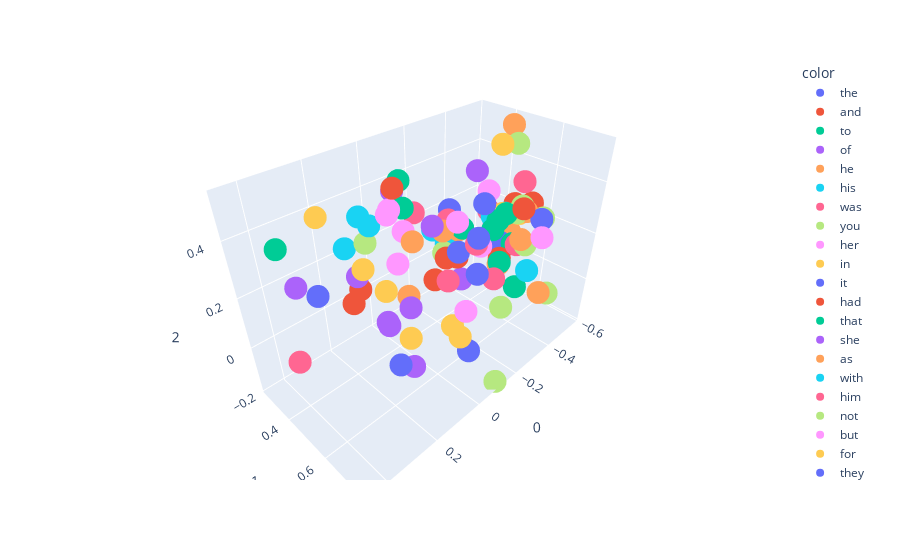

The code cell stored with this chart in its notebook:
### Code cell
import plotly.express as px
fig = px.scatter_3d(X[:100] , x = 0  , y = 1 , z = 2 , color=y[:100])
fig.show()

### Figure 1 — Plotly figure (JSON) as saved in the notebook; plotly's stock layout.template omitted (floating-point values rounded to 4 significant figures)
{"data": [{"hovertemplate": "color=the<br>0=%{x}<br>1=%{y}<br>2=%{z}<extra></extra>", "legendgroup": "the", "marker": {"color": "#636efa", "symbol": "circle"}, "mode": "markers", "name": "the", "scene": "scene", "showlegend": true, "type": "scatter3d", "x": [0.1678], "y": [0.5984], "z": [-0.0413]}, {"hovertemplate": "color=and<br>0=%{x}<br>1=%{y}<br>2=%{z}<extra></extra>", "legendgroup": "and", "marker": {"color": "#EF553B", "symbol": "circle"}, "mode": "markers", "name": "and", "scene": "scene", "showlegend": true, "type": "scatter3d", "x": [0.149], "y": [0.3462], "z": [0.05365]}, {"hovertemplate": "color=to<br>0=%{x}<br>1=%{y}<br>2=%{z}<extra></extra>", "legendgroup": "to", "marker": {"color": "#00cc96", "symbol": "circle"}, "mode": "markers", "name": "to", "scene": "scene", "showlegend": true, "type": "scatter3d", "x": [-0.2793], "y": [0.5795], "z": [0.2615]}, {"hovertemplate": "color=of<br>0=%{x}<br>1=%{y}<br>2=%{z}<extra></extra>", "legendgroup": "of", "marker": {"color": "#ab63fa", "symbol": "circle"}, "mode": "markers", "name": "of", "scene": "scene", "showlegend": true, "type": "scatter3d", "x": [0.02672], "y": [0.3773], "z": [-0.1023]}, {"hovertemplate": "color=he<br>0=%{x}<br>1=%{y}<br>2=%{z}<extra></extra>", "legendgroup": "he", "marker": {"color": "#FFA15A", "symbol": "circle"}, "mode": "markers", "name": "he", "scene": "scene", "showlegend": true, "type": "scatter3d", "x": [-0.09501], "y": [0.5229], "z": [0.3103]}, {"hovertemplate": "color=his<br>0=%{x}<br>1=%{y}<br>2=%{z}<extra></extra>", "legendgroup": "his", "marker": {"color": "#19d3f3", "symbol": "circle"}, "mode": "markers", "name": "his", "scene": "scene", "showlegend": true, "type": "scatter3d", "x": [0.05793], "y": [0.287], "z": [0.3282]}, {"hovertemplate": "color=was<br>0=%{x}<br>1=%{y}<br>2=%{z}<extra></extra>", "legendgroup": "was", "marker": {"color": "#FF6692", "symbol": "circle"}, "mode": "markers", "name": "was", "scene": "scene", "showlegend": true, "type": "scatter3d", "x": [-0.09265], "y": [0.3894], "z": [0.3244]}, {"hovertemplate": "color=you<br>0=%{x}<br>1=%{y}<br>2=%{z}<extra></extra>", "legendgroup": "you", "marker": {"color": "#B6E880", "symbol": "circle"}, "mode": "markers", "name": "you", "scene": "scene", "showlegend": true, "type": "scatter3d", "x": [-0.5481], "y": [0.6043], "z": [0.2094]}, {"hovertemplate": "color=her<br>0=%{x}<br>1=%{y}<br>2=%{z}<extra></extra>", "legendgroup": "her", "marker": {"color": "#FF97FF", "symbol": "circle"}, "mode": "markers", "name": "her", "scene": "scene", "showlegend": true, "type": "scatter3d", "x": [0.001557], "y": [0.3776], "z": [0.3667]}, {"hovertemplate": "color=in<br>0=%{x}<br>1=%{y}<br>2=%{z}<extra></extra>", "legendgroup": "in", "marker": {"color": "#FECB52", "symbol": "circle"}, "mode": "markers", "name": "in", "scene": "scene", "showlegend": true, "type": "scatter3d", "x": [0.07582], "y": [0.432], "z": [0.1124]}, {"hovertemplate": "color=it<br>0=%{x}<br>1=%{y}<br>2=%{z}<extra></extra>", "legendgroup": "it", "marker": {"color": "#636efa", "symbol": "circle"}, "mode": "markers", "name": "it", "scene": "scene", "showlegend": true, "type": "scatter3d", "x": [-0.07396], "y": [0.6107], "z": [0.2805]}, {"hovertemplate": "color=had<br>0=%{x}<br>1=%{y}<br>2=%{z}<extra></extra>", "legendgroup": "had", "marker": {"color": "#EF553B", "symbol": "circle"}, "mode": "markers", "name": "had", "scene": "scene", "showlegend": true, "type": "scatter3d", "x": [-0.1251], "y": [0.5118], "z": [0.1878]}, {"hovertemplate": "color=that<br>0=%{x}<br>1=%{y}<br>2=%{z}<extra></extra>", "legendgroup": "that", "marker": {"color": "#00cc96", "symbol": "circle"}, "mode": "markers", "name": "that", "scene": "scene", "showlegend": true, "type": "scatter3d", "x": [-0.3142], "y": [0.5923], "z": [0.1179]}, {"hovertemplate": "color=she<br>0=%{x}<br>1=%{y}<br>2=%{z}<extra></extra>", "legendgroup": "she", "marker": {"color": "#ab63fa", "symbol": "circle"}, "mode": "markers", "name": "she", "scene": "scene", "showlegend": true, "type": "scatter3d", "x": [-0.07666], "y": [0.494], "z": [0.3235]}, {"hovertemplate": "color=as<br>0=%{x}<br>1=%{y}<br>2=%{z}<extra></extra>", "legendgroup": "as", "marker": {"color": "#FFA15A", "symbol": "circle"}, "mode": "markers", "name": "as", "scene": "scene", "showlegend": true, "type": "scatter3d", "x": [-0.02363], "y": [0.4567], "z": [0.2721]}, {"hovertemplate": "color=with<br>0=%{x}<br>1=%{y}<br>2=%{z}<extra></extra>", "legendgroup": "with", "marker": {"color": "#19d3f3", "symbol": "circle"}, "mode": "markers", "name": "with", "scene": "scene", "showlegend": true, "type": "scatter3d", "x": [0.1134], "y": [0.2724], "z": [0.2241]}, {"hovertemplate": "color=him<br>0=%{x}<br>1=%{y}<br>2=%{z}<extra></extra>", "legendgroup": "him", "marker": {"color": "#FF6692", "symbol": "circle"}, "mode": "markers", "name": "him", "scene": "scene", "showlegend": true, "type": "scatter3d", "x": [-0.1215], "y": [0.5204], "z": [0.3385]}, {"hovertemplate": "color=not<br>0=%{x}<br>1=%{y}<br>2=%{z}<extra></extra>", "legendgroup": "not", "marker": {"color": "#B6E880", "symbol": "circle"}, "mode": "markers", "name": "not", "scene": "scene", "showlegend": true, "type": "scatter3d", "x": [-0.4429], "y": [0.557], "z": [0.2535]}, {"hovertemplate": "color=but<br>0=%{x}<br>1=%{y}<br>2=%{z}<extra></extra>", "legendgroup": "but", "marker": {"color": "#FF97FF", "symbol": "circle"}, "mode": "markers", "name": "but", "scene": "scene", "showlegend": true, "type": "scatter3d", "x": [-0.2156], "y": [0.5831], "z": [0.226]}, {"hovertemplate": "color=for<br>0=%{x}<br>1=%{y}<br>2=%{z}<extra></extra>", "legendgroup": "for", "marker": {"color": "#FECB52", "symbol": "circle"}, "mode": "markers", "name": "for", "scene": "scene", "showlegend": true, "type": "scatter3d", "x": [-0.4262], "y": [0.5069], "z": [0.2382]}, {"hovertemplate": "color=they<br>0=%{x}<br>1=%{y}<br>2=%{z}<extra></extra>", "legendgroup": "they", "marker": {"color": "#636efa", "symbol": "circle"}, "mode": "markers", "name": "they", "scene": "scene", "showlegend": true, "type": "scatter3d", "x": [-0.02461], "y": [0.7131], "z": [-0.03278]}, {"hovertemplate": "color=is<br>0=%{x}<br>1=%{y}<br>2=%{z}<extra></extra>", "legendgroup": "is", "marker": {"color": "#EF553B", "symbol": "circle"}, "mode": "markers", "name": "is", "scene": "scene", "showlegend": true, "type": "scatter3d", "x": [-0.5701], "y": [0.4562], "z": [0.2058]}, {"hovertemplate": "color=at<br>0=%{x}<br>1=%{y}<br>2=%{z}<extra></extra>", "legendgroup": "at", "marker": {"color": "#00cc96", "symbol": "circle"}, "mode": "markers", "name": "at", "scene": "scene", "showlegend": true, "type": "scatter3d", "x": [-0.03939], "y": [0.3962], "z": [0.3648]}, {"hovertemplate": "color=on<br>0=%{x}<br>1=%{y}<br>2=%{z}<extra></extra>", "legendgroup": "on", "marker": {"color": "#ab63fa", "symbol": "circle"}, "mode": "markers", "name": "on", "scene": "scene", "showlegend": true, "type": "scatter3d", "x": [0.2088], "y": [0.4698], "z": [0.2602]}, {"hovertemplate": "color=said<br>0=%{x}<br>1=%{y}<br>2=%{z}<extra></extra>", "legendgroup": "said", "marker": {"color": "#FFA15A", "symbol": "circle"}, "mode": "markers", "name": "said", "scene": "scene", "showlegend": true, "type": "scatter3d", "x": [-0.5339], "y": [0.4443], "z": [0.5255]}, {"hovertemplate": "color=my<br>0=%{x}<br>1=%{y}<br>2=%{z}<extra></extra>", "legendgroup": "my", "marker": {"color": "#19d3f3", "symbol": "circle"}, "mode": "markers", "name": "my", "scene": "scene", "showlegend": true, "type": "scatter3d", "x": [-0.4696], "y": [0.4844], "z": [0.2136]}, {"hovertemplate": "color=have<br>0=%{x}<br>1=%{y}<br>2=%{z}<extra></extra>", "legendgroup": "have", "marker": {"color": "#FF6692", "symbol": "circle"}, "mode": "markers", "name": "have", "scene": "scene", "showlegend": true, "type": "scatter3d", "x": [-0.3872], "y": [0.6064], "z": [0.1654]}, {"hovertemplate": "color=be<br>0=%{x}<br>1=%{y}<br>2=%{z}<extra></extra>", "legendgroup": "be", "marker": {"color": "#B6E880", "symbol": "circle"}, "mode": "markers", "name": "be", "scene": "scene", "showlegend": true, "type": "scatter3d", "x": [-0.3961], "y": [0.6367], "z": [0.1744]}, {"hovertemplate": "color=lord<br>0=%{x}<br>1=%{y}<br>2=%{z}<extra></extra>", "legendgroup": "lord", "marker": {"color": "#FF97FF", "symbol": "circle"}, "mode": "markers", "name": "lord", "scene": "scene", "showlegend": true, "type": "scatter3d", "x": [-0.4841], "y": [0.4267], "z": [0.1307]}, {"hovertemplate": "color=them<br>0=%{x}<br>1=%{y}<br>2=%{z}<extra></extra>", "legendgroup": "them", "marker": {"color": "#FECB52", "symbol": "circle"}, "mode": "markers", "name": "them", "scene": "scene", "showlegend": true, "type": "scatter3d", "x": [-0.0002982], "y": [0.696], "z": [0.03271]}, {"hovertemplate": "color=no<br>0=%{x}<br>1=%{y}<br>2=%{z}<extra></extra>", "legendgroup": "no", "marker": {"color": "#636efa", "symbol": "circle"}, "mode": "markers", "name": "no", "scene": "scene", "showlegend": true, "type": "scatter3d", "x": [-0.3942], "y": [0.5283], "z": [0.1386]}, {"hovertemplate": "color=from<br>0=%{x}<br>1=%{y}<br>2=%{z}<extra></extra>", "legendgroup": "from", "marker": {"color": "#EF553B", "symbol": "circle"}, "mode": "markers", "name": "from", "scene": "scene", "showlegend": true, "type": "scatter3d", "x": [0.1903], "y": [0.453], "z": [0.1932]}, {"hovertemplate": "color=would<br>0=%{x}<br>1=%{y}<br>2=%{z}<extra></extra>", "legendgroup": "would", "marker": {"color": "#00cc96", "symbol": "circle"}, "mode": "markers", "name": "would", "scene": "scene", "showlegend": true, "type": "scatter3d", "x": [-0.3932], "y": [0.5461], "z": [0.265]}, {"hovertemplate": "color=were<br>0=%{x}<br>1=%{y}<br>2=%{z}<extra></extra>", "legendgroup": "were", "marker": {"color": "#ab63fa", "symbol": "circle"}, "mode": "markers", "name": "were", "scene": "scene", "showlegend": true, "type": "scatter3d", "x": [0.02723], "y": [0.4976], "z": [0.05264]}, {"hovertemplate": "color=me<br>0=%{x}<br>1=%{y}<br>2=%{z}<extra></extra>", "legendgroup": "me", "marker": {"color": "#FFA15A", "symbol": "circle"}, "mode": "markers", "name": "me", "scene": "scene", "showlegend": true, "type": "scatter3d", "x": [-0.4922], "y": [0.5651], "z": [0.2429]}, {"hovertemplate": "color=your<br>0=%{x}<br>1=%{y}<br>2=%{z}<extra></extra>", "legendgroup": "your", "marker": {"color": "#19d3f3", "symbol": "circle"}, "mode": "markers", "name": "your", "scene": "scene", "showlegend": true, "type": "scatter3d", "x": [-0.4428], "y": [0.4726], "z": [0.2077]}, {"hovertemplate": "color=one<br>0=%{x}<br>1=%{y}<br>2=%{z}<extra></extra>", "legendgroup": "one", "marker": {"color": "#FF6692", "symbol": "circle"}, "mode": "markers", "name": "one", "scene": "scene", "showlegend": true, "type": "scatter3d", "x": [-0.05404], "y": [0.5888], "z": [0.1695]}, {"hovertemplate": "color=all<br>0=%{x}<br>1=%{y}<br>2=%{z}<extra></extra>", "legendgroup": "all", "marker": {"color": "#B6E880", "symbol": "circle"}, "mode": "markers", "name": "all", "scene": "scene", "showlegend": true, "type": "scatter3d", "x": [-0.2116], "y": [0.6904], "z": [0.02836]}, {"hovertemplate": "color=when<br>0=%{x}<br>1=%{y}<br>2=%{z}<extra></extra>", "legendgroup": "when", "marker": {"color": "#FF97FF", "symbol": "circle"}, "mode": "markers", "name": "when", "scene": "scene", "showlegend": true, "type": "scatter3d", "x": [-0.1248], "y": [0.5578], "z": [0.3444]}, {"hovertemplate": "color=will<br>0=%{x}<br>1=%{y}<br>2=%{z}<extra></extra>", "legendgroup": "will", "marker": {"color": "#FECB52", "symbol": "circle"}, "mode": "markers", "name": "will", "scene": "scene", "showlegend": true, "type": "scatter3d", "x": [-0.4955], "y": [0.5318], "z": [0.2204]}, {"hovertemplate": "color=ser<br>0=%{x}<br>1=%{y}<br>2=%{z}<extra></extra>", "legendgroup": "ser", "marker": {"color": "#636efa", "symbol": "circle"}, "mode": "markers", "name": "ser", "scene": "scene", "showlegend": true, "type": "scatter3d", "x": [-0.3856], "y": [0.2793], "z": [0.1815]}, {"hovertemplate": "color=if<br>0=%{x}<br>1=%{y}<br>2=%{z}<extra></extra>", "legendgroup": "if", "marker": {"color": "#EF553B", "symbol": "circle"}, "mode": "markers", "name": "if", "scene": "scene", "showlegend": true, "type": "scatter3d", "x": [-0.3947], "y": [0.6164], "z": [0.3107]}, {"hovertemplate": "color=so<br>0=%{x}<br>1=%{y}<br>2=%{z}<extra></extra>", "legendgroup": "so", "marker": {"color": "#00cc96", "symbol": "circle"}, "mode": "markers", "name": "so", "scene": "scene", "showlegend": true, "type": "scatter3d", "x": [-0.1708], "y": [0.5395], "z": [0.2959]}, {"hovertemplate": "color=their<br>0=%{x}<br>1=%{y}<br>2=%{z}<extra></extra>", "legendgroup": "their", "marker": {"color": "#ab63fa", "symbol": "circle"}, "mode": "markers", "name": "their", "scene": "scene", "showlegend": true, "type": "scatter3d", "x": [0.06993], "y": [0.5537], "z": [-0.1525]}, {"hovertemplate": "color=we<br>0=%{x}<br>1=%{y}<br>2=%{z}<extra></extra>", "legendgroup": "we", "marker": {"color": "#FFA15A", "symbol": "circle"}, "mode": "markers", "name": "we", "scene": "scene", "showlegend": true, "type": "scatter3d", "x": [-0.3586], "y": [0.7396], "z": [0.03862]}, {"hovertemplate": "color=could<br>0=%{x}<br>1=%{y}<br>2=%{z}<extra></extra>", "legendgroup": "could", "marker": {"color": "#19d3f3", "symbol": "circle"}, "mode": "markers", "name": "could", "scene": "scene", "showlegend": true, "type": "scatter3d", "x": [-0.09667], "y": [0.476], "z": [0.2934]}, {"hovertemplate": "color=are<br>0=%{x}<br>1=%{y}<br>2=%{z}<extra></extra>", "legendgroup": "are", "marker": {"color": "#FF6692", "symbol": "circle"}, "mode": "markers", "name": "are", "scene": "scene", "showlegend": true, "type": "scatter3d", "x": [-0.4212], "y": [0.5142], "z": [0.03468]}, {"hovertemplate": "color=man<br>0=%{x}<br>1=%{y}<br>2=%{z}<extra></extra>", "legendgroup": "man", "marker": {"color": "#B6E880", "symbol": "circle"}, "mode": "markers", "name": "man", "scene": "scene", "showlegend": true, "type": "scatter3d", "x": [-0.1295], "y": [0.4958], "z": [0.1991]}, {"hovertemplate": "color=there<br>0=%{x}<br>1=%{y}<br>2=%{z}<extra></extra>", "legendgroup": "there", "marker": {"color": "#FF97FF", "symbol": "circle"}, "mode": "markers", "name": "there", "scene": "scene", "showlegend": true, "type": "scatter3d", "x": [-0.09209], "y": [0.637], "z": [0.04904]}, {"hovertemplate": "color=this<br>0=%{x}<br>1=%{y}<br>2=%{z}<extra></extra>", "legendgroup": "this", "marker": {"color": "#FECB52", "symbol": "circle"}, "mode": "markers", "name": "this", "scene": "scene", "showlegend": true, "type": "scatter3d", "x": [-0.4367], "y": [0.5954], "z": [0.1516]}, {"hovertemplate": "color=up<br>0=%{x}<br>1=%{y}<br>2=%{z}<extra></extra>", "legendgroup": "up", "marker": {"color": "#636efa", "symbol": "circle"}, "mode": "markers", "name": "up", "scene": "scene", "showlegend": true, "type": "scatter3d", "x": [0.3965], "y": [0.5603], "z": [0.3416]}, {"hovertemplate": "color=been<br>0=%{x}<br>1=%{y}<br>2=%{z}<extra></extra>", "legendgroup": "been", "marker": {"color": "#EF553B", "symbol": "circle"}, "mode": "markers", "name": "been", "scene": "scene", "showlegend": true, "type": "scatter3d", "x": [-0.174], "y": [0.5163], "z": [0.1705]}, {"hovertemplate": "color=what<br>0=%{x}<br>1=%{y}<br>2=%{z}<extra></extra>", "legendgroup": "what", "marker": {"color": "#00cc96", "symbol": "circle"}, "mode": "markers", "name": "what", "scene": "scene", "showlegend": true, "type": "scatter3d", "x": [-0.391], "y": [0.5859], "z": [0.1594]}, {"hovertemplate": "color=did<br>0=%{x}<br>1=%{y}<br>2=%{z}<extra></extra>", "legendgroup": "did", "marker": {"color": "#ab63fa", "symbol": "circle"}, "mode": "markers", "name": "did", "scene": "scene", "showlegend": true, "type": "scatter3d", "x": [-0.3553], "y": [0.4354], "z": [0.4051]}, {"hovertemplate": "color=by<br>0=%{x}<br>1=%{y}<br>2=%{z}<extra></extra>", "legendgroup": "by", "marker": {"color": "#FFA15A", "symbol": "circle"}, "mode": "markers", "name": "by", "scene": "scene", "showlegend": true, "type": "scatter3d", "x": [-0.01231], "y": [0.4444], "z": [0.05012]}, {"hovertemplate": "color=king<br>0=%{x}<br>1=%{y}<br>2=%{z}<extra></extra>", "legendgroup": "king", "marker": {"color": "#19d3f3", "symbol": "circle"}, "mode": "markers", "name": "king", "scene": "scene", "showlegend": true, "type": "scatter3d", "x": [-0.3796], "y": [0.6678], "z": [0.0868]}, {"hovertemplate": "color=do<br>0=%{x}<br>1=%{y}<br>2=%{z}<extra></extra>", "legendgroup": "do", "marker": {"color": "#FF6692", "symbol": "circle"}, "mode": "markers", "name": "do", "scene": "scene", "showlegend": true, "type": "scatter3d", "x": [-0.5502], "y": [0.504], "z": [0.3215]}, {"hovertemplate": "color=men<br>0=%{x}<br>1=%{y}<br>2=%{z}<extra></extra>", "legendgroup": "men", "marker": {"color": "#B6E880", "symbol": "circle"}, "mode": "markers", "name": "men", "scene": "scene", "showlegend": true, "type": "scatter3d", "x": [-0.09964], "y": [0.7764], "z": [-0.1863]}, {"hovertemplate": "color=back<br>0=%{x}<br>1=%{y}<br>2=%{z}<extra></extra>", "legendgroup": "back", "marker": {"color": "#FF97FF", "symbol": "circle"}, "mode": "markers", "name": "back", "scene": "scene", "showlegend": true, "type": "scatter3d", "x": [0.1878], "y": [0.5954], "z": [0.5072]}, {"hovertemplate": "color=out<br>0=%{x}<br>1=%{y}<br>2=%{z}<extra></extra>", "legendgroup": "out", "marker": {"color": "#FECB52", "symbol": "circle"}, "mode": "markers", "name": "out", "scene": "scene", "showlegend": true, "type": "scatter3d", "x": [0.2464], "y": [0.5539], "z": [0.3464]}, {"hovertemplate": "color=more<br>0=%{x}<br>1=%{y}<br>2=%{z}<extra></extra>", "legendgroup": "more", "marker": {"color": "#636efa", "symbol": "circle"}, "mode": "markers", "name": "more", "scene": "scene", "showlegend": true, "type": "scatter3d", "x": [-0.2231], "y": [0.5697], "z": [0.1003]}, {"hovertemplate": "color=or<br>0=%{x}<br>1=%{y}<br>2=%{z}<extra></extra>", "legendgroup": "or", "marker": {"color": "#EF553B", "symbol": "circle"}, "mode": "markers", "name": "or", "scene": "scene", "showlegend": true, "type": "scatter3d", "x": [-0.3282], "y": [0.5809], "z": [0.1229]}, {"hovertemplate": "color=who<br>0=%{x}<br>1=%{y}<br>2=%{z}<extra></extra>", "legendgroup": "who", "marker": {"color": "#00cc96", "symbol": "circle"}, "mode": "markers", "name": "who", "scene": "scene", "showlegend": true, "type": "scatter3d", "x": [-0.4284], "y": [0.5917], "z": [-0.05218]}, {"hovertemplate": "color=down<br>0=%{x}<br>1=%{y}<br>2=%{z}<extra></extra>", "legendgroup": "down", "marker": {"color": "#ab63fa", "symbol": "circle"}, "mode": "markers", "name": "down", "scene": "scene", "showlegend": true, "type": "scatter3d", "x": [0.4496], "y": [0.557], "z": [0.3947]}, {"hovertemplate": "color=well<br>0=%{x}<br>1=%{y}<br>2=%{z}<extra></extra>", "legendgroup": "well", "marker": {"color": "#FFA15A", "symbol": "circle"}, "mode": "markers", "name": "well", "scene": "scene", "showlegend": true, "type": "scatter3d", "x": [-0.3226], "y": [0.5824], "z": [0.1011]}, {"hovertemplate": "color=than<br>0=%{x}<br>1=%{y}<br>2=%{z}<extra></extra>", "legendgroup": "than", "marker": {"color": "#19d3f3", "symbol": "circle"}, "mode": "markers", "name": "than", "scene": "scene", "showlegend": true, "type": "scatter3d", "x": [-0.1977], "y": [0.4424], "z": [0.1804]}, {"hovertemplate": "color=only<br>0=%{x}<br>1=%{y}<br>2=%{z}<extra></extra>", "legendgroup": "only", "marker": {"color": "#FF6692", "symbol": "circle"}, "mode": "markers", "name": "only", "scene": "scene", "showlegend": true, "type": "scatter3d", "x": [-0.2702], "y": [0.6069], "z": [0.07531]}, {"hovertemplate": "color=like<br>0=%{x}<br>1=%{y}<br>2=%{z}<extra></extra>", "legendgroup": "like", "marker": {"color": "#B6E880", "symbol": "circle"}, "mode": "markers", "name": "like", "scene": "scene", "showlegend": true, "type": "scatter3d", "x": [0.0799], "y": [0.3443], "z": [0.263]}, {"hovertemplate": "color=jon<br>0=%{x}<br>1=%{y}<br>2=%{z}<extra></extra>", "legendgroup": "jon", "marker": {"color": "#FF97FF", "symbol": "circle"}, "mode": "markers", "name": "jon", "scene": "scene", "showlegend": true, "type": "scatter3d", "x": [-0.03835], "y": [0.3976], "z": [0.2791]}, {"hovertemplate": "color=some<br>0=%{x}<br>1=%{y}<br>2=%{z}<extra></extra>", "legendgroup": "some", "marker": {"color": "#FECB52", "symbol": "circle"}, "mode": "markers", "name": "some", "scene": "scene", "showlegend": true, "type": "scatter3d", "x": [-0.1283], "y": [0.5458], "z": [-0.09377]}, {"hovertemplate": "color=father<br>0=%{x}<br>1=%{y}<br>2=%{z}<extra></extra>", "legendgroup": "father", "marker": {"color": "#636efa", "symbol": "circle"}, "mode": "markers", "name": "father", "scene": "scene", "showlegend": true, "type": "scatter3d", "x": [-0.486], "y": [0.6358], "z": [0.2409]}, {"hovertemplate": "color=old<br>0=%{x}<br>1=%{y}<br>2=%{z}<extra></extra>", "legendgroup": "old", "marker": {"color": "#EF553B", "symbol": "circle"}, "mode": "markers", "name": "old", "scene": "scene", "showlegend": true, "type": "scatter3d", "x": [-0.1541], "y": [0.4303], "z": [0.03947]}, {"hovertemplate": "color=hand<br>0=%{x}<br>1=%{y}<br>2=%{z}<extra></extra>", "legendgroup": "hand", "marker": {"color": "#00cc96", "symbol": "circle"}, "mode": "markers", "name": "hand", "scene": "scene", "showlegend": true, "type": "scatter3d", "x": [0.04979], "y": [0.4853], "z": [0.5195]}, {"hovertemplate": "color=even<br>0=%{x}<br>1=%{y}<br>2=%{z}<extra></extra>", "legendgroup": "even", "marker": {"color": "#ab63fa", "symbol": "circle"}, "mode": "markers", "name": "even", "scene": "scene", "showlegend": true, "type": "scatter3d", "x": [-0.1794], "y": [0.5344], "z": [0.08432]}, {"hovertemplate": "color=too<br>0=%{x}<br>1=%{y}<br>2=%{z}<extra></extra>", "legendgroup": "too", "marker": {"color": "#FFA15A", "symbol": "circle"}, "mode": "markers", "name": "too", "scene": "scene", "showlegend": true, "type": "scatter3d", "x": [-0.2268], "y": [0.4709], "z": [0.2373]}, {"hovertemplate": "color=tyrion<br>0=%{x}<br>1=%{y}<br>2=%{z}<extra></extra>", "legendgroup": "tyrion", "marker": {"color": "#19d3f3", "symbol": "circle"}, "mode": "markers", "name": "tyrion", "scene": "scene", "showlegend": true, "type": "scatter3d", "x": [-0.1406], "y": [0.2551], "z": [0.3794]}, {"hovertemplate": "color=before<br>0=%{x}<br>1=%{y}<br>2=%{z}<extra></extra>", "legendgroup": "before", "marker": {"color": "#FF6692", "symbol": "circle"}, "mode": "markers", "name": "before", "scene": "scene", "showlegend": true, "type": "scatter3d", "x": [-0.1187], "y": [0.6437], "z": [0.3042]}, {"hovertemplate": "color=never<br>0=%{x}<br>1=%{y}<br>2=%{z}<extra></extra>", "legendgroup": "never", "marker": {"color": "#B6E880", "symbol": "circle"}, "mode": "markers", "name": "never", "scene": "scene", "showlegend": true, "type": "scatter3d", "x": [-0.4804], "y": [0.5528], "z": [0.2654]}, {"hovertemplate": "color=an<br>0=%{x}<br>1=%{y}<br>2=%{z}<extra></extra>", "legendgroup": "an", "marker": {"color": "#FF97FF", "symbol": "circle"}, "mode": "markers", "name": "an", "scene": "scene", "showlegend": true, "type": "scatter3d", "x": [-0.04231], "y": [0.358], "z": [0.1286]}, {"hovertemplate": "color=off<br>0=%{x}<br>1=%{y}<br>2=%{z}<extra></extra>", "legendgroup": "off", "marker": {"color": "#FECB52", "symbol": "circle"}, "mode": "markers", "name": "off", "scene": "scene", "showlegend": true, "type": "scatter3d", "x": [0.2833], "y": [0.4102], "z": [0.4642]}, {"hovertemplate": "color=see<br>0=%{x}<br>1=%{y}<br>2=%{z}<extra></extra>", "legendgroup": "see", "marker": {"color": "#636efa", "symbol": "circle"}, "mode": "markers", "name": "see", "scene": "scene", "showlegend": true, "type": "scatter3d", "x": [-0.1749], "y": [0.6208], "z": [0.4138]}, {"hovertemplate": "color=know<br>0=%{x}<br>1=%{y}<br>2=%{z}<extra></extra>", "legendgroup": "know", "marker": {"color": "#EF553B", "symbol": "circle"}, "mode": "markers", "name": "know", "scene": "scene", "showlegend": true, "type": "scatter3d", "x": [-0.5599], "y": [0.5409], "z": [0.2438]}, {"hovertemplate": "color=into<br>0=%{x}<br>1=%{y}<br>2=%{z}<extra></extra>", "legendgroup": "into", "marker": {"color": "#00cc96", "symbol": "circle"}, "mode": "markers", "name": "into", "scene": "scene", "showlegend": true, "type": "scatter3d", "x": [0.4065], "y": [0.3961], "z": [0.4116]}, {"hovertemplate": "color=made<br>0=%{x}<br>1=%{y}<br>2=%{z}<extra></extra>", "legendgroup": "made", "marker": {"color": "#ab63fa", "symbol": "circle"}, "mode": "markers", "name": "made", "scene": "scene", "showlegend": true, "type": "scatter3d", "x": [-0.04103], "y": [0.3461], "z": [0.4066]}, {"hovertemplate": "color=now<br>0=%{x}<br>1=%{y}<br>2=%{z}<extra></extra>", "legendgroup": "now", "marker": {"color": "#FFA15A", "symbol": "circle"}, "mode": "markers", "name": "now", "scene": "scene", "showlegend": true, "type": "scatter3d", "x": [-0.3454], "y": [0.6506], "z": [0.2247]}, {"hovertemplate": "color=eyes<br>0=%{x}<br>1=%{y}<br>2=%{z}<extra></extra>", "legendgroup": "eyes", "marker": {"color": "#19d3f3", "symbol": "circle"}, "mode": "markers", "name": "eyes", "scene": "scene", "showlegend": true, "type": "scatter3d", "x": [0.149], "y": [0.4647], "z": [0.4056]}, {"hovertemplate": "color=black<br>0=%{x}<br>1=%{y}<br>2=%{z}<extra></extra>", "legendgroup": "black", "marker": {"color": "#FF6692", "symbol": "circle"}, "mode": "markers", "name": "black", "scene": "scene", "showlegend": true, "type": "scatter3d", "x": [0.3956], "y": [0.3778], "z": [-0.02365]}, {"hovertemplate": "color=told<br>0=%{x}<br>1=%{y}<br>2=%{z}<extra></extra>", "legendgroup": "told", "marker": {"color": "#B6E880", "symbol": "circle"}, "mode": "markers", "name": "told", "scene": "scene", "showlegend": true, "type": "scatter3d", "x": [-0.4634], "y": [0.5196], "z": [0.4968]}, {"hovertemplate": "color=lady<br>0=%{x}<br>1=%{y}<br>2=%{z}<extra></extra>", "legendgroup": "lady", "marker": {"color": "#FF97FF", "symbol": "circle"}, "mode": "markers", "name": "lady", "scene": "scene", "showlegend": true, "type": "scatter3d", "x": [-0.5454], "y": [0.3436], "z": [0.2299]}, {"hovertemplate": "color=thought<br>0=%{x}<br>1=%{y}<br>2=%{z}<extra></extra>", "legendgroup": "thought", "marker": {"color": "#FECB52", "symbol": "circle"}, "mode": "markers", "name": "thought", "scene": "scene", "showlegend": true, "type": "scatter3d", "x": [-0.3495], "y": [0.5394], "z": [0.5304]}, {"hovertemplate": "color=time<br>0=%{x}<br>1=%{y}<br>2=%{z}<extra></extra>", "legendgroup": "time", "marker": {"color": "#636efa", "symbol": "circle"}, "mode": "markers", "name": "time", "scene": "scene", "showlegend": true, "type": "scatter3d", "x": [-0.08313], "y": [0.6796], "z": [0.3568]}, {"hovertemplate": "color=then<br>0=%{x}<br>1=%{y}<br>2=%{z}<extra></extra>", "legendgroup": "then", "marker": {"color": "#EF553B", "symbol": "circle"}, "mode": "markers", "name": "then", "scene": "scene", "showlegend": true, "type": "scatter3d", "x": [0.09699], "y": [0.5137], "z": [0.5222]}, {"hovertemplate": "color=how<br>0=%{x}<br>1=%{y}<br>2=%{z}<extra></extra>", "legendgroup": "how", "marker": {"color": "#00cc96", "symbol": "circle"}, "mode": "markers", "name": "how", "scene": "scene", "showlegend": true, "type": "scatter3d", "x": [-0.3746], "y": [0.5268], "z": [0.2372]}, {"hovertemplate": "color=long<br>0=%{x}<br>1=%{y}<br>2=%{z}<extra></extra>", "legendgroup": "long", "marker": {"color": "#ab63fa", "symbol": "circle"}, "mode": "markers", "name": "long", "scene": "scene", "showlegend": true, "type": "scatter3d", "x": [0.1629], "y": [0.5415], "z": [0.09949]}, {"hovertemplate": "color=has<br>0=%{x}<br>1=%{y}<br>2=%{z}<extra></extra>", "legendgroup": "has", "marker": {"color": "#FFA15A", "symbol": "circle"}, "mode": "markers", "name": "has", "scene": "scene", "showlegend": true, "type": "scatter3d", "x": [-0.5266], "y": [0.4727], "z": [0.1065]}, {"hovertemplate": "color=can<br>0=%{x}<br>1=%{y}<br>2=%{z}<extra></extra>", "legendgroup": "can", "marker": {"color": "#19d3f3", "symbol": "circle"}, "mode": "markers", "name": "can", "scene": "scene", "showlegend": true, "type": "scatter3d", "x": [-0.3963], "y": [0.4829], "z": [0.2293]}, {"hovertemplate": "color=might<br>0=%{x}<br>1=%{y}<br>2=%{z}<extra></extra>", "legendgroup": "might", "marker": {"color": "#FF6692", "symbol": "circle"}, "mode": "markers", "name": "might", "scene": "scene", "showlegend": true, "type": "scatter3d", "x": [-0.4124], "y": [0.452], "z": [0.2354]}, {"hovertemplate": "color=us<br>0=%{x}<br>1=%{y}<br>2=%{z}<extra></extra>", "legendgroup": "us", "marker": {"color": "#B6E880", "symbol": "circle"}, "mode": "markers", "name": "us", "scene": "scene", "showlegend": true, "type": "scatter3d", "x": [-0.4355], "y": [0.7277], "z": [-0.01252]}, {"hovertemplate": "color=come<br>0=%{x}<br>1=%{y}<br>2=%{z}<extra></extra>", "legendgroup": "come", "marker": {"color": "#FF97FF", "symbol": "circle"}, "mode": "markers", "name": "come", "scene": "scene", "showlegend": true, "type": "scatter3d", "x": [-0.3306], "y": [0.7402], "z": [0.2773]}, {"hovertemplate": "color=where<br>0=%{x}<br>1=%{y}<br>2=%{z}<extra></extra>", "legendgroup": "where", "marker": {"color": "#FECB52", "symbol": "circle"}, "mode": "markers", "name": "where", "scene": "scene", "showlegend": true, "type": "scatter3d", "x": [0.1564], "y": [0.6385], "z": [0.09196]}], "layout": {"legend": {"title": {"text": "color"}, "tracegroupgap": 0}, "margin": {"t": 60}, "scene": {"domain": {"x": [0, 1], "y": [0, 1]}, "xaxis": {"title": {"text": "0"}}, "yaxis": {"title": {"text": "1"}}, "zaxis": {"title": {"text": "2"}}}}}
